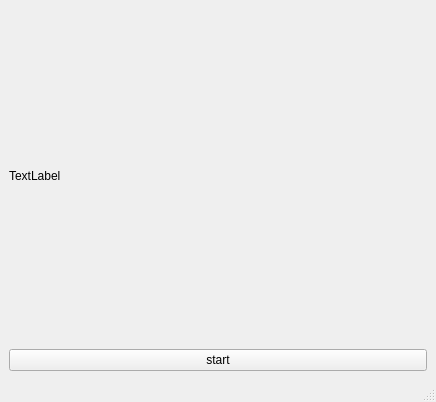
<?xml version="1.0" encoding="UTF-8"?>
<ui version="4.0">
 <class>MainWindow</class>
 <widget class="QMainWindow" name="MainWindow">
  <property name="geometry">
   <rect>
    <x>0</x>
    <y>0</y>
    <width>436</width>
    <height>402</height>
   </rect>
  </property>
  <property name="windowTitle">
   <string>MainWindow</string>
  </property>
  <widget class="QWidget" name="centralwidget">
   <layout class="QVBoxLayout" name="verticalLayout">
    <item>
     <widget class="QLabel" name="label">
      <property name="text">
       <string>TextLabel</string>
      </property>
     </widget>
    </item>
    <item>
     <widget class="QPushButton" name="startBtn">
      <property name="text">
       <string>start</string>
      </property>
     </widget>
    </item>
   </layout>
  </widget>
  <widget class="QStatusBar" name="statusbar"/>
 </widget>
 <resources/>
 <connections/>
</ui>
